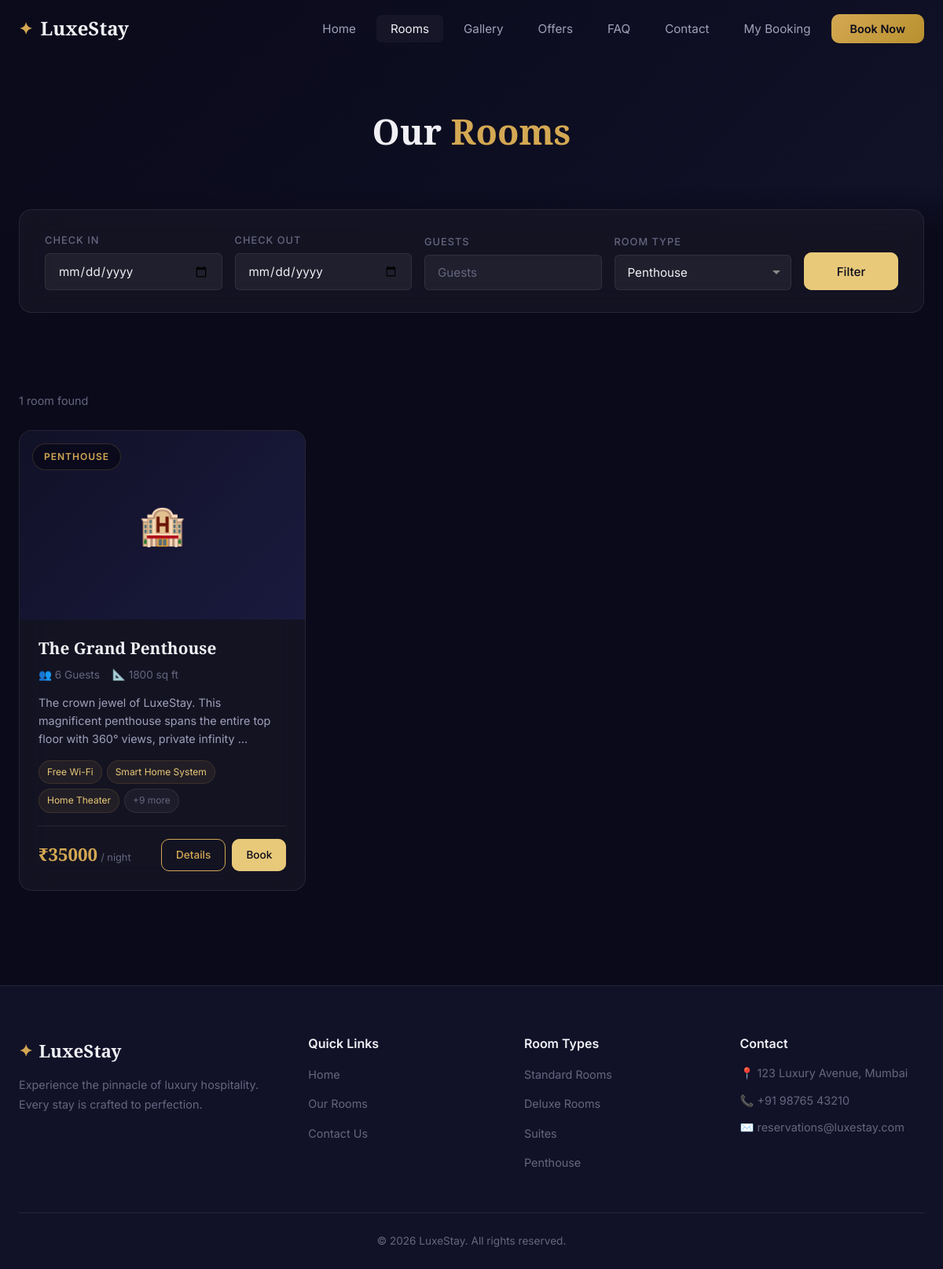
Screenshot of /rooms/?room_type=penthouse with the database file from the repository.
### booking/models.py (models this page shows, shortened)
class Room(models.Model):
    ROOM_TYPES = [
        ('standard', 'Standard Room'),
        ('deluxe', 'Deluxe Room'),
        ('suite', 'Suite'),
        ('penthouse', 'Penthouse'),
    ]
    name = models.CharField(max_length=100)
    room_type = models.CharField(max_length=20, choices=ROOM_TYPES, default='standard')
    price_per_night = models.DecimalField(max_digits=10, decimal_places=2)
    capacity = models.IntegerField(default=2)
    size_sqft = models.IntegerField(default=300)
    description = models.TextField()
    amenities = models.TextField(help_text="Comma-separated list of amenities")
    image = models.ImageField(upload_to='rooms/', blank=True, null=True)
    is_available = models.BooleanField(default=True)
    is_featured = models.BooleanField(default=False)
    created_at = models.DateTimeField(auto_now_add=True)
    class Meta:
        ordering = ['price_per_night']
    def get_amenities_list(self):
        return [a.strip() for a in self.amenities.split(',') if a.strip()]

### booking/views.py (the view, shortened to what this page needs)
# urls.py: path('rooms/', views.room_list, name='room_list'),
def room_list(request):
    rooms = Room.objects.filter(is_available=True)
    search_form = SearchForm(request.GET or None)
    check_in = None
    check_out = None
    if search_form.is_valid():
        check_in = search_form.cleaned_data.get('check_in')
        check_out = search_form.cleaned_data.get('check_out')
        guests = search_form.cleaned_data.get('guests')
        room_type = search_form.cleaned_data.get('room_type')
        if guests:
            rooms = rooms.filter(capacity__gte=guests)
        if room_type:
            rooms = rooms.filter(room_type=room_type)
    for room in rooms:
        avg = room.reviews.aggregate(Avg('rating'))['rating__avg']
        room.avg_rating = round(avg, 1) if avg else None
        room.review_count = room.reviews.count()
    context = {
        'rooms': rooms,
        'search_form': search_form,
        'check_in': check_in,
        'check_out': check_out,
    }
    return render(request, 'rooms.html', context)

### booking/forms.py
class SearchForm(forms.Form):
    check_in = forms.DateField(
        required=False,
        widget=forms.DateInput(attrs={
            'type': 'date',
            'class': 'form-input',
            'id': 'search-checkin',
        })
    )
    check_out = forms.DateField(
        required=False,
        widget=forms.DateInput(attrs={
            'type': 'date',
            'class': 'form-input',
            'id': 'search-checkout',
        })
    )
    guests = forms.IntegerField(
        required=False,
        min_value=1,
        max_value=10,
        widget=forms.NumberInput(attrs={
            'class': 'form-input',
            'placeholder': 'Guests',
            'id': 'search-guests',
        })
    )
    room_type = forms.ChoiceField(
        required=False,
        choices=[('', 'All Types'), ('standard', 'Standard'), ('deluxe', 'Deluxe'), ('suite', 'Suite'), ('penthouse', 'Penthouse')],
        widget=forms.Select(attrs={
            'class': 'form-input',
            'id': 'search-room-type',
        })
    )

### templates/rooms.html (shortened to what this page needs)
{% extends 'base.html' %}
{% load static %}
{% load booking_tags %}
{% block content %}
<section class="page-header">
    <div class="container">
        <h1 class="page-title animate-fade-up">Our <span class="text-gold">Rooms</span></h1>
    </div>
</section>
<section class="filter-section" id="filter-section">
    <div class="container">
        <form class="search-bar glass-card" action="{% url 'room_list' %}" method="get" id="filter-form">
            <div class="search-field">
                <label for="search-checkin">Check In</label>
                {{ search_form.check_in }}
            </div>
            <div class="search-field">
                <label for="search-checkout">Check Out</label>
                {{ search_form.check_out }}
            </div>
            <div class="search-field">
                <label for="search-guests">Guests</label>
                {{ search_form.guests }}
            </div>
            <div class="search-field">
                <label for="search-room-type">Room Type</label>
                {{ search_form.room_type }}
            </div>
            <button type="submit" class="btn btn-primary search-btn" id="filter-submit">Filter</button>
        </form>
    </div>
</section>
<section class="rooms-section section" id="rooms-listing">
    <div class="container">
        {% if rooms %}
        <p class="results-count">{{ rooms|length }} room{{ rooms|length|pluralize }} found</p>
        <div class="rooms-grid">
            {% for room in rooms %}
            <div class="room-card glass-card animate-on-scroll" id="room-card-{{ room.id }}">
                <div class="room-card-image">
                    {% if room.image %}
                    <img src="{{ room.image.url }}" alt="{{ room.name }}" loading="lazy">
                    {% else %}
                    <div class="room-placeholder">
                        <span>🏨</span>
                    </div>
                    {% endif %}
                    <span class="room-badge">{{ room.get_room_type_display }}</span>
                </div>
                <div class="room-card-body">
                    <h3 class="room-card-title">{{ room.name }}</h3>
                    <div class="room-card-meta">
                        <span>👥 {{ room.capacity }} Guests</span>
                        <span>📐 {{ room.size_sqft }} sq ft</span>
                    </div>
                    <p class="room-card-desc">{{ room.description|truncatewords:18 }}</p>
                    <div class="room-amenities-preview">
                        {% for amenity in room.get_amenities_list|slice:":3" %}
                        <span class="amenity-tag">{{ amenity }}</span>
                        {% endfor %}
                        {% if room.get_amenities_list|length > 3 %}
                        <span class="amenity-tag amenity-more">+{{ room.get_amenities_list|length|add:"-3" }} more</span>
                        {% endif %}
                    </div>
                    <div class="room-card-footer">
                        <div class="room-price">
                            <span class="price-amount">₹{{ room.price_per_night|floatformat:0 }}</span>
                            <span class="price-unit">/ night</span>
                        </div>
                        <div class="room-card-actions">
                            <a href="{% url 'room_detail' room.id %}" class="btn btn-sm btn-outline">Details</a>
                            <a href="{% url 'book_room' room.id %}{% if check_in and check_out %}?check_in={{ check_in|date:'Y-m-d' }}&check_out={{ check_out|date:'Y-m-d' }}{% endif %}" class="btn btn-sm btn-primary">Book</a>
                        </div>
                    </div>
                </div>
            </div>
            {% endfor %}
        </div>
        {% else %}
        <div class="empty-state glass-card">
            <div class="empty-icon">🔍</div>
            <h3>No rooms found</h3>
            <p>Try adjusting your search criteria or <a href="{% url 'room_list' %}">view all rooms</a>.</p>
        </div>
        {% endif %}
    </div>
</section>
{% endblock %}

### rows the page displays
Room: room_type "PENTHOUSE", name "The Grand Penthouse", capacity "6", size_sqft "1800", description "The crown jewel of LuxeStay. This magnificent penthouse spans the entire top floor with 360° views, private infinity …", get_amenities_list "Free Wi-Fi" "Smart Home System" "Home Theater", get_amenities_list|length "9", price_per_night "35000"

### other values shown
{{ rooms|length }} "1"
